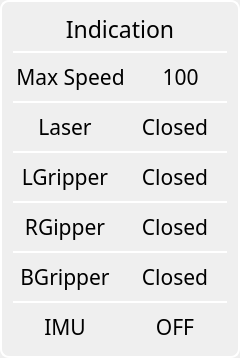
     <widget class="QGroupBox" name="IndicationGroup">
      <property name="geometry">
       <rect>
        <x>530</x>
        <y>20</y>
        <width>240</width>
        <height>351</height>
       </rect>
      </property>
      <property name="styleSheet">
       <string notr="true">border: 2px solid white;
border-radius: 9px;</string>
      </property>
      <layout class="QVBoxLayout" name="verticalLayout_8">
       <item>
        <widget class="QLabel" name="label_8">
         <property name="maximumSize">
          <size>
           <width>16777215</width>
           <height>60</height>
          </size>
         </property>
         <property name="font">
          <font>
           <family>Sitka Text</family>
           <pointsize>17</pointsize>
           <weight>9</weight>
           <italic>false</italic>
           <bold>false</bold>
          </font>
         </property>
         <property name="styleSheet">
          <string notr="true">font: 75 17pt &quot;Sitka Text&quot;;



border-top: 0px solid white;
border-left: 0px solid white;
border-right: 0px solid white;
border-bottom: 0px solid white;


</string>
         </property>
         <property name="text">
          <string>Indication</string>
         </property>
         <property name="alignment">
          <set>Qt::AlignCenter</set>
         </property>
        </widget>
       </item>
       <item>
        <widget class="QLabel" name="label_12">
         <property name="maximumSize">
          <size>
           <width>16777215</width>
           <height>2</height>
          </size>
         </property>
         <property name="text">
          <string/>
         </property>
        </widget>
       </item>
       <item>
        <layout class="QGridLayout" name="MaxSpeed">
         <item row="0" column="0">
          <widget class="QLabel" name="SpeedLabel">
           <property name="font">
            <font>
             <family>Sitka Text</family>
             <pointsize>16</pointsize>
             <weight>9</weight>
             <italic>false</italic>
             <bold>false</bold>
            </font>
           </property>
           <property name="styleSheet">
            <string notr="true">border-top: 0px solid white;
border-left: 0px solid white;
border-right: 0px solid white;
border-bottom: 0px solid white;
margin: 3px;

</string>
           </property>
           <property name="text">
            <string>Max Speed</string>
           </property>
           <property name="alignment">
            <set>Qt::AlignCenter</set>
           </property>
          </widget>
         </item>
         <item row="0" column="1">
          <widget class="QLabel" name="SpeedMax">
           <property name="font">
            <font>
             <family>Sitka Text</family>
             <pointsize>16</pointsize>
             <weight>9</weight>
             <italic>false</italic>
             <bold>false</bold>
            </font>
           </property>
           <property name="styleSheet">
            <string notr="true">border-top: 0px solid white;
border-left: 0px solid white;
border-right: 0px solid white;
border-bottom: 0px solid white;
margin: 3px;

</string>
           </property>
           <property name="text">
            <string>100</string>
           </property>
           <property name="alignment">
            <set>Qt::AlignCenter</set>
           </property>
          </widget>
         </item>
        </layout>
       </item>
       <item>
        <widget class="QLabel" name="label_9">
         <property name="maximumSize">
          <size>
           <width>16777215</width>
           <height>2</height>
          </size>
         </property>
         <property name="text">
          <string/>
         </property>
        </widget>
       </item>
       <item>
        <layout class="QGridLayout" name="Laser">
         <item row="0" column="0">
          <widget class="QLabel" name="LaserLabel">
           <property name="font">
            <font>
             <family>Sitka Text</family>
             <pointsize>16</pointsize>
             <weight>9</weight>
             <italic>false</italic>
             <bold>false</bold>
            </font>
           </property>
           <property name="styleSheet">
            <string notr="true">border-top: 0px solid white;
border-left: 0px solid white;
border-right: 0px solid white;
border-bottom: 0px solid white;
margin: 3px;

</string>
           </property>
           <property name="text">
            <string>Laser</string>
           </property>
           <property name="alignment">
            <set>Qt::AlignCenter</set>
           </property>
          </widget>
         </item>
         <item row="0" column="1">
          <widget class="QLabel" name="LaserState">
           <property name="font">
            <font>
             <family>Sitka Text</family>
             <pointsize>16</pointsize>
             <weight>9</weight>
             <italic>false</italic>
             <bold>false</bold>
            </font>
           </property>
           <property name="styleSheet">
            <string notr="true">border-top: 0px solid white;
border-left: 0px solid white;
border-right: 0px solid white;
border-bottom: 0px solid white;
margin: 3px;

</string>
           </property>
           <property name="text">
            <string>Closed</string>
           </property>
           <property name="alignment">
            <set>Qt::AlignCenter</set>
           </property>
          </widget>
         </item>
        </layout>
       </item>
       <item>
        <widget class="QLabel" name="label_15">
         <property name="maximumSize">
          <size>
           <width>16777215</width>
           <height>2</height>
          </size>
         </property>
         <property name="text">
          <string/>
         </property>
        </widget>
       </item>
       <item>
        <layout class="QGridLayout" name="LeftGripper">
         <item row="4" column="0">
          <widget class="QLabel" name="LGripper">
           <property name="font">
            <font>
             <family>Sitka Text</family>
             <pointsize>16</pointsize>
             <weight>9</weight>
             <italic>false</italic>
             <bold>false</bold>
            </font>
           </property>
           <property name="styleSheet">
            <string notr="true">border-top: 0px solid white;
border-left: 0px solid white;
border-right: 0px solid white;
border-bottom: 0px solid white;
margin: 3px;

</string>
           </property>
           <property name="text">
            <string>LGripper</string>
           </property>
           <property name="alignment">
            <set>Qt::AlignCenter</set>
           </property>
          </widget>
         </item>
         <item row="4" column="1">
          <widget class="QLabel" name="LGripperState">
           <property name="font">
            <font>
             <family>Sitka Text</family>
             <pointsize>16</pointsize>
             <weight>9</weight>
             <italic>false</italic>
             <bold>false</bold>
            </font>
           </property>
           <property name="styleSheet">
            <string notr="true">border-top: 0px solid white;
border-left: 0px solid white;
border-right: 0px solid white;
border-bottom: 0px solid white;
margin: 3px;

</string>
           </property>
           <property name="text">
            <string>Closed</string>
           </property>
           <property name="alignment">
            <set>Qt::AlignCenter</set>
           </property>
          </widget>
         </item>
        </layout>
       </item>
       <item>
        <widget class="QLabel" name="label_16">
         <property name="maximumSize">
          <size>
           <width>16777215</width>
           <height>2</height>
          </size>
         </property>
         <property name="text">
          <string/>
         </property>
        </widget>
       </item>
       <item>
        <layout class="QGridLayout" name="RightGripper">
         <item row="4" column="0">
          <widget class="QLabel" name="RGripper">
           <property name="font">
            <font>
             <family>Sitka Text</family>
             <pointsize>16</pointsize>
             <weight>9</weight>
             <italic>false</italic>
             <bold>false</bold>
            </font>
           </property>
           <property name="styleSheet">
            <string notr="true">border-top: 0px solid white;
border-left: 0px solid white;
border-right: 0px solid white;
border-bottom: 0px solid white;
margin: 3px;

</string>
           </property>
           <property name="text">
            <string>RGipper</string>
           </property>
           <property name="alignment">
            <set>Qt::AlignCenter</set>
           </property>
          </widget>
         </item>
         <item row="4" column="1">
          <widget class="QLabel" name="RGripperState">
           <property name="font">
            <font>
             <family>Sitka Text</family>
             <pointsize>16</pointsize>
             <weight>9</weight>
             <italic>false</italic>
             <bold>false</bold>
            </font>
           </property>
           <property name="styleSheet">
            <string notr="true">border-top: 0px solid white;
border-left: 0px solid white;
border-right: 0px solid white;
border-bottom: 0px solid white;
margin: 3px;

</string>
           </property>
           <property name="text">
            <string>Closed</string>
           </property>
           <property name="alignment">
            <set>Qt::AlignCenter</set>
           </property>
          </widget>
         </item>
        </layout>
       </item>
       <item>
        <widget class="QLabel" name="label_17">
         <property name="maximumSize">
          <size>
           <width>16777215</width>
           <height>2</height>
          </size>
         </property>
         <property name="text">
          <string/>
         </property>
        </widget>
       </item>
       <item>
        <layout class="QGridLayout" name="BackGripper">
         <item row="4" column="0">
          <widget class="QLabel" name="BGripper">
           <property name="font">
            <font>
             <family>Sitka Text</family>
             <pointsize>16</pointsize>
             <weight>9</weight>
             <italic>false</italic>
             <bold>false</bold>
            </font>
           </property>
           <property name="styleSheet">
            <string notr="true">border-top: 0px solid white;
border-left: 0px solid white;
border-right: 0px solid white;
border-bottom: 0px solid white;
margin: 3px;

</string>
           </property>
           <property name="text">
            <string>BGripper</string>
           </property>
           <property name="alignment">
            <set>Qt::AlignCenter</set>
           </property>
          </widget>
         </item>
         <item row="4" column="1">
          <widget class="QLabel" name="BGripperState">
           <property name="font">
            <font>
             <family>Sitka Text</family>
             <pointsize>16</pointsize>
             <weight>9</weight>
             <italic>false</italic>
             <bold>false</bold>
            </font>
           </property>
           <property name="styleSheet">
            <string notr="true">border-top: 0px solid white;
border-left: 0px solid white;
border-right: 0px solid white;
border-bottom: 0px solid white;
margin: 3px;

</string>
           </property>
           <property name="text">
            <string>Closed</string>
           </property>
           <property name="alignment">
            <set>Qt::AlignCenter</set>
           </property>
          </widget>
         </item>
        </layout>
       </item>
       <item>
        <widget class="QLabel" name="label_10">
         <property name="maximumSize">
          <size>
           <width>16777215</width>
           <height>2</height>
          </size>
         </property>
         <property name="text">
          <string/>
         </property>
        </widget>
       </item>
       <item>
        <layout class="QGridLayout" name="IMU">
         <item row="0" column="0">
          <widget class="QLabel" name="IMU_label">
           <property name="font">
            <font>
             <family>Sitka Text</family>
             <pointsize>16</pointsize>
             <weight>9</weight>
             <italic>false</italic>
             <bold>false</bold>
            </font>
           </property>
           <property name="styleSheet">
            <string notr="true">border-top: 0px solid white;
border-left: 0px solid white;
border-right: 0px solid white;
border-bottom: 0px solid white;
margin: 3px;

</string>
           </property>
           <property name="text">
            <string>IMU</string>
           </property>
           <property name="alignment">
            <set>Qt::AlignCenter</set>
           </property>
          </widget>
         </item>
         <item row="0" column="1">
          <widget class="QLabel" name="IMU_state">
           <property name="font">
            <font>
             <family>Sitka Text</family>
             <pointsize>16</pointsize>
             <weight>9</weight>
             <italic>false</italic>
             <bold>false</bold>
            </font>
           </property>
           <property name="styleSheet">
            <string notr="true">border-top: 0px solid white;
border-left: 0px solid white;
border-right: 0px solid white;
border-bottom: 0px solid white;
margin: 3px;

</string>
           </property>
           <property name="text">
            <string>OFF</string>
           </property>
           <property name="alignment">
            <set>Qt::AlignCenter</set>
           </property>
          </widget>
         </item>
        </layout>
       </item>
      </layout>
     </widget>
